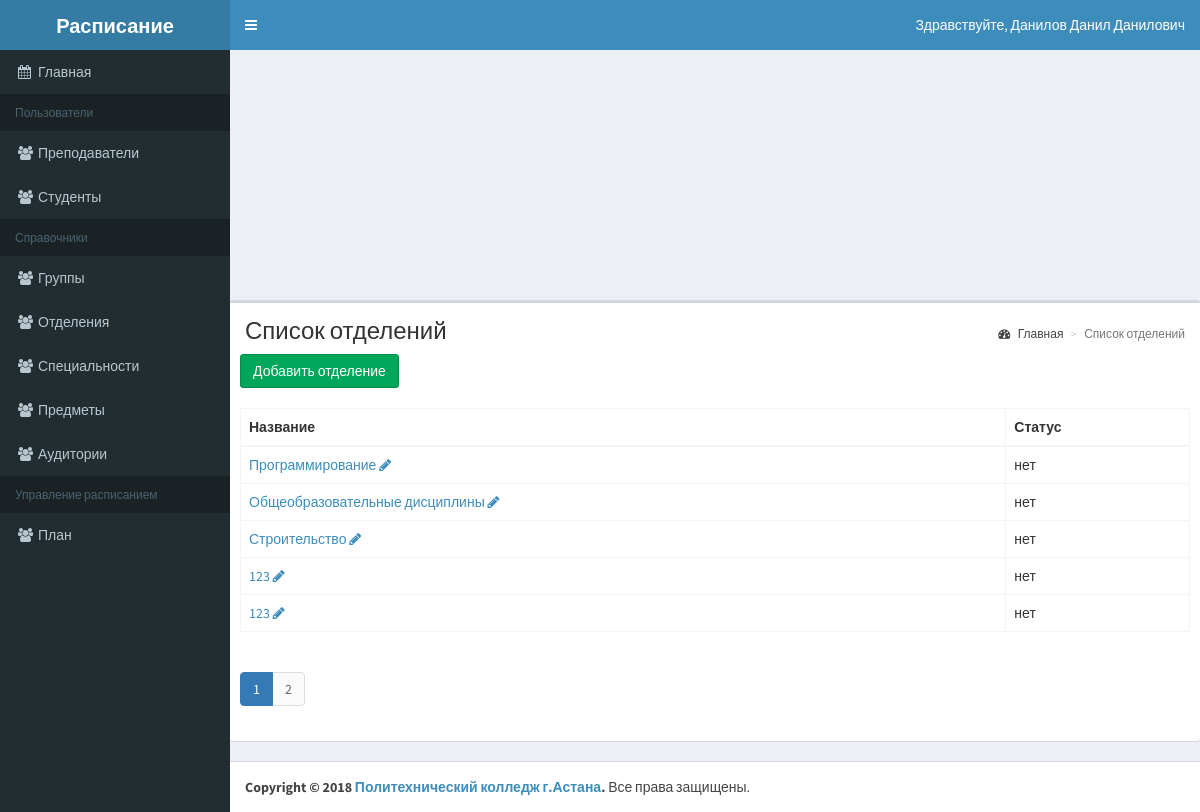
The app's page /schedule/list-otdel.php (signed in) with its own data.
### tables this page shows
CREATE TABLE otdel (
  otdel_id smallint(6) UNSIGNED NOT NULL AUTO_INCREMENT,
  name varchar(50) NOT NULL,
  active tinyint(4) UNSIGNED NOT NULL DEFAULT 1,
  PRIMARY KEY (otdel_id)
);

### schedule/classes/BaseMap.php (called while the page is built, shortened)
<?php
abstract class BaseMap extends Config
{
    function __construct()
    {
        try
        {
                $this->db = new
                PDO('mysql:host='.self::HOST.';dbname='.self::DB_NAME, self::DB_USER, self::DB_PASSWORD);
            }
            catch(PDOException $e) {
            echo $e->getMessage();
        }
    }
}

### schedule/classes/OtdelMap.php (called while the page is built, shortened)
<?php
class OtdelMap extends BaseMap
{
    public function findAll($ofset=0, $limit=30){
        $res = $this->db->query("SELECT otdel_id, name, active". " FROM otdel LIMIT $ofset,$limit");
        return $res->fetchAll(PDO::FETCH_OBJ);
    }
}

### schedule/list-otdel.php (the view, shortened to what this page needs)
<?php
$size = 5;
if (isset($_GET['page'])) {
    $page = Helper::clearInt($_GET['page']);
} else {
    $page = 1;
}
$otdelMap = new OtdelMap();
$otdels = $otdelMap->findAll($page*$size-$size, $size);
$header = 'Список отделений';
require_once 'template/header.php';
?>
    <div class="row">
        <div class="col-xs-12">
            <div class="box">
                <section class="content-header">
                    <h1><?=$header;?></h1>
                    <ol class="breadcrumb">
                        <li><a href="/index.php"><i class="fa fa-dashboard"></i> Главная</a></li>
                        <li class="active"><?=$header;?></li>
                    </ol>
                </section>
                <div class="box-body">
                    <a class="btn btn-success" href="add-otdel.php">Добавить отделение</a>
                </div>
                <div class="box-body">
                    <?php
                    if ($otdels) {
                        ?>
                        <table id="example2" class="table table-bordered table-hover">
                            <thead>
                            <tr>
                                <th>Название</th>
                                <th>Статус</th>
                            </tr>
                            </thead>
                            <tbody>
                            <?php
                            foreach ($otdels as $otdel) {
                                echo '<tr>';
                                echo '<td><a href="view-otdel.php?id='.$otdel->otdel_id.'">'.$otdel->name.'</a> '. '<a href="add-otdel.php?id='.$otdel->otdel_id.'"><i class="fa fa-pencil"></i></a></td>';
                                echo '<td>'.(($otdel->active) ? 'нет' : 'Да').'</td>';
                                echo '</tr>';
                            }
                            ?>
                            </tbody>
                        </table>
                    <?php } else {
                        echo 'Ни одного отделения не найдено';
                    } ?>
                </div>
                <div class="box-body">
                </div>
            </div>
        </div>
    </div>
<?php
require_once 'template/footer.php';
?>

### records on screen
otdel: name "Программирование", active "нет"
otdel: name "Общеобразовательные дисциплины", active "нет"
otdel: name "Строительство", active "нет"
otdel: name "123", active "нет"
otdel: name "123", active "нет"

### other values on screen
$_SESSION['fio'] "Данилов Данил Данилович"
$header "Список отделений"
